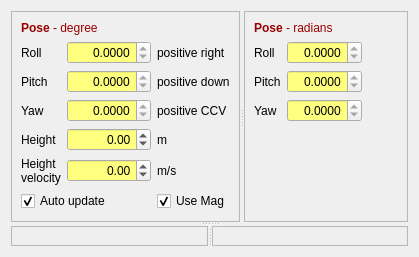
          <widget class="QWidget" name="tab_pose">
           <attribute name="title">
            <string>Pose</string>
           </attribute>
           <layout class="QGridLayout" name="gridLayout_22">
            <item row="0" column="0">
             <widget class="QSplitter" name="splitter_11">
              <property name="orientation">
               <enum>Qt::Vertical</enum>
              </property>
              <widget class="QSplitter" name="splitter_5">
               <property name="sizePolicy">
                <sizepolicy hsizetype="Expanding" vsizetype="Minimum">
                 <horstretch>0</horstretch>
                 <verstretch>0</verstretch>
                </sizepolicy>
               </property>
               <property name="orientation">
                <enum>Qt::Horizontal</enum>
               </property>
               <widget class="QFrame" name="frame_4">
                <property name="sizePolicy">
                 <sizepolicy hsizetype="Preferred" vsizetype="Minimum">
                  <horstretch>0</horstretch>
                  <verstretch>0</verstretch>
                 </sizepolicy>
                </property>
                <property name="frameShape">
                 <enum>QFrame::StyledPanel</enum>
                </property>
                <property name="frameShadow">
                 <enum>QFrame::Raised</enum>
                </property>
                <layout class="QGridLayout" name="gridLayout_9">
                 <item row="7" column="1">
                  <widget class="QDoubleSpinBox" name="doubleSpinBox_pose_height">
                   <property name="sizePolicy">
                    <sizepolicy hsizetype="Preferred" vsizetype="Fixed">
                     <horstretch>0</horstretch>
                     <verstretch>0</verstretch>
                    </sizepolicy>
                   </property>
                   <property name="palette">
                    <palette>
                     <active>
                      <colorrole role="Base">
                       <brush brushstyle="SolidPattern">
                        <color alpha="255">
                         <red>255</red>
                         <green>255</green>
                         <blue>127</blue>
                        </color>
                       </brush>
                      </colorrole>
                     </active>
                     <inactive>
                      <colorrole role="Base">
                       <brush brushstyle="SolidPattern">
                        <color alpha="255">
                         <red>255</red>
                         <green>255</green>
                         <blue>127</blue>
                        </color>
                       </brush>
                      </colorrole>
                     </inactive>
                     <disabled>
                      <colorrole role="Base">
                       <brush brushstyle="SolidPattern">
                        <color alpha="255">
                         <red>224</red>
                         <green>224</green>
                         <blue>224</blue>
                        </color>
                       </brush>
                      </colorrole>
                     </disabled>
                    </palette>
                   </property>
                   <property name="alignment">
                    <set>Qt::AlignRight|Qt::AlignTrailing|Qt::AlignVCenter</set>
                   </property>
                   <property name="minimum">
                    <double>-300.000000000000000</double>
                   </property>
                   <property name="maximum">
                    <double>99990000.000000000000000</double>
                   </property>
                   <property name="singleStep">
                    <double>1.000000000000000</double>
                   </property>
                  </widget>
                 </item>
                 <item row="6" column="1">
                  <widget class="QDoubleSpinBox" name="doubleSpinBox_pose_yaw">
                   <property name="sizePolicy">
                    <sizepolicy hsizetype="Preferred" vsizetype="Fixed">
                     <horstretch>0</horstretch>
                     <verstretch>0</verstretch>
                    </sizepolicy>
                   </property>
                   <property name="palette">
                    <palette>
                     <active>
                      <colorrole role="Base">
                       <brush brushstyle="SolidPattern">
                        <color alpha="255">
                         <red>255</red>
                         <green>255</green>
                         <blue>127</blue>
                        </color>
                       </brush>
                      </colorrole>
                     </active>
                     <inactive>
                      <colorrole role="Base">
                       <brush brushstyle="SolidPattern">
                        <color alpha="255">
                         <red>255</red>
                         <green>255</green>
                         <blue>127</blue>
                        </color>
                       </brush>
                      </colorrole>
                     </inactive>
                     <disabled>
                      <colorrole role="Base">
                       <brush brushstyle="SolidPattern">
                        <color alpha="255">
                         <red>224</red>
                         <green>224</green>
                         <blue>224</blue>
                        </color>
                       </brush>
                      </colorrole>
                     </disabled>
                    </palette>
                   </property>
                   <property name="alignment">
                    <set>Qt::AlignRight|Qt::AlignTrailing|Qt::AlignVCenter</set>
                   </property>
                   <property name="readOnly">
                    <bool>true</bool>
                   </property>
                   <property name="decimals">
                    <number>4</number>
                   </property>
                   <property name="minimum">
                    <double>-201.000000000000000</double>
                   </property>
                   <property name="maximum">
                    <double>200.000000000000000</double>
                   </property>
                  </widget>
                 </item>
                 <item row="6" column="0">
                  <widget class="QLabel" name="label_pose_3">
                   <property name="text">
                    <string>Yaw</string>
                   </property>
                  </widget>
                 </item>
                 <item row="7" column="0">
                  <widget class="QLabel" name="label_pose_4">
                   <property name="text">
                    <string>Height</string>
                   </property>
                  </widget>
                 </item>
                 <item row="8" column="0">
                  <widget class="QLabel" name="label_pose_12">
                   <property name="text">
                    <string>Height
velocity</string>
                   </property>
                  </widget>
                 </item>
                 <item row="5" column="1">
                  <widget class="QDoubleSpinBox" name="doubleSpinBox_pose_pitch">
                   <property name="sizePolicy">
                    <sizepolicy hsizetype="Preferred" vsizetype="Fixed">
                     <horstretch>0</horstretch>
                     <verstretch>0</verstretch>
                    </sizepolicy>
                   </property>
                   <property name="palette">
                    <palette>
                     <active>
                      <colorrole role="Base">
                       <brush brushstyle="SolidPattern">
                        <color alpha="255">
                         <red>255</red>
                         <green>255</green>
                         <blue>127</blue>
                        </color>
                       </brush>
                      </colorrole>
                     </active>
                     <inactive>
                      <colorrole role="Base">
                       <brush brushstyle="SolidPattern">
                        <color alpha="255">
                         <red>255</red>
                         <green>255</green>
                         <blue>127</blue>
                        </color>
                       </brush>
                      </colorrole>
                     </inactive>
                     <disabled>
                      <colorrole role="Base">
                       <brush brushstyle="SolidPattern">
                        <color alpha="255">
                         <red>224</red>
                         <green>224</green>
                         <blue>224</blue>
                        </color>
                       </brush>
                      </colorrole>
                     </disabled>
                    </palette>
                   </property>
                   <property name="alignment">
                    <set>Qt::AlignRight|Qt::AlignTrailing|Qt::AlignVCenter</set>
                   </property>
                   <property name="readOnly">
                    <bool>true</bool>
                   </property>
                   <property name="decimals">
                    <number>4</number>
                   </property>
                   <property name="minimum">
                    <double>-201.000000000000000</double>
                   </property>
                   <property name="maximum">
                    <double>200.000000000000000</double>
                   </property>
                  </widget>
                 </item>
                 <item row="9" column="0" colspan="2">
                  <widget class="QCheckBox" name="checkBox_pose_autoupdate">
                   <property name="text">
                    <string>Auto update</string>
                   </property>
                   <property name="checked">
                    <bool>true</bool>
                   </property>
                  </widget>
                 </item>
                 <item row="7" column="2">
                  <widget class="QLabel" name="label_pose_8">
                   <property name="text">
                    <string>m</string>
                   </property>
                  </widget>
                 </item>
                 <item row="3" column="0">
                  <widget class="QLabel" name="label_pose">
                   <property name="text">
                    <string>Roll</string>
                   </property>
                  </widget>
                 </item>
                 <item row="3" column="2">
                  <widget class="QLabel" name="label_pose_5">
                   <property name="text">
                    <string>positive right</string>
                   </property>
                  </widget>
                 </item>
                 <item row="9" column="2">
                  <widget class="QCheckBox" name="checkBox_pose_use_mag">
                   <property name="text">
                    <string>Use Mag</string>
                   </property>
                   <property name="checked">
                    <bool>true</bool>
                   </property>
                  </widget>
                 </item>
                 <item row="5" column="0">
                  <widget class="QLabel" name="label_pose_2">
                   <property name="text">
                    <string>Pitch</string>
                   </property>
                  </widget>
                 </item>
                 <item row="0" column="0" colspan="3">
                  <widget class="QLabel" name="label_10">
                   <property name="text">
                    <string>&lt;html&gt;&lt;head/&gt;&lt;body&gt;&lt;p&gt;&lt;span style=&quot; font-weight:600; color:#990000;&quot;&gt;Pose &lt;/span&gt;&lt;span style=&quot; color:#990000;&quot;&gt;- degree&lt;/span&gt;&lt;/p&gt;&lt;/body&gt;&lt;/html&gt;</string>
                   </property>
                  </widget>
                 </item>
                 <item row="3" column="1">
                  <widget class="QDoubleSpinBox" name="doubleSpinBox_pose_roll">
                   <property name="sizePolicy">
                    <sizepolicy hsizetype="Preferred" vsizetype="Fixed">
                     <horstretch>0</horstretch>
                     <verstretch>0</verstretch>
                    </sizepolicy>
                   </property>
                   <property name="palette">
                    <palette>
                     <active>
                      <colorrole role="Base">
                       <brush brushstyle="SolidPattern">
                        <color alpha="255">
                         <red>255</red>
                         <green>255</green>
                         <blue>127</blue>
                        </color>
                       </brush>
                      </colorrole>
                     </active>
                     <inactive>
                      <colorrole role="Base">
                       <brush brushstyle="SolidPattern">
                        <color alpha="255">
                         <red>255</red>
                         <green>255</green>
                         <blue>127</blue>
                        </color>
                       </brush>
                      </colorrole>
                     </inactive>
                     <disabled>
                      <colorrole role="Base">
                       <brush brushstyle="SolidPattern">
                        <color alpha="255">
                         <red>224</red>
                         <green>224</green>
                         <blue>224</blue>
                        </color>
                       </brush>
                      </colorrole>
                     </disabled>
                    </palette>
                   </property>
                   <property name="alignment">
                    <set>Qt::AlignRight|Qt::AlignTrailing|Qt::AlignVCenter</set>
                   </property>
                   <property name="readOnly">
                    <bool>true</bool>
                   </property>
                   <property name="decimals">
                    <number>4</number>
                   </property>
                   <property name="minimum">
                    <double>-201.000000000000000</double>
                   </property>
                   <property name="maximum">
                    <double>200.000000000000000</double>
                   </property>
                  </widget>
                 </item>
                 <item row="5" column="2">
                  <widget class="QLabel" name="label_pose_6">
                   <property name="text">
                    <string>positive down</string>
                   </property>
                  </widget>
                 </item>
                 <item row="6" column="2">
                  <widget class="QLabel" name="label_pose_7">
                   <property name="text">
                    <string>positive CCV</string>
                   </property>
                  </widget>
                 </item>
                 <item row="8" column="2">
                  <widget class="QLabel" name="label_pose_13">
                   <property name="text">
                    <string>m/s</string>
                   </property>
                  </widget>
                 </item>
                 <item row="8" column="1">
                  <widget class="QDoubleSpinBox" name="doubleSpinBox_pose_height_velocity">
                   <property name="sizePolicy">
                    <sizepolicy hsizetype="Preferred" vsizetype="Fixed">
                     <horstretch>0</horstretch>
                     <verstretch>0</verstretch>
                    </sizepolicy>
                   </property>
                   <property name="palette">
                    <palette>
                     <active>
                      <colorrole role="Base">
                       <brush brushstyle="SolidPattern">
                        <color alpha="255">
                         <red>255</red>
                         <green>255</green>
                         <blue>127</blue>
                        </color>
                       </brush>
                      </colorrole>
                     </active>
                     <inactive>
                      <colorrole role="Base">
                       <brush brushstyle="SolidPattern">
                        <color alpha="255">
                         <red>255</red>
                         <green>255</green>
                         <blue>127</blue>
                        </color>
                       </brush>
                      </colorrole>
                     </inactive>
                     <disabled>
                      <colorrole role="Base">
                       <brush brushstyle="SolidPattern">
                        <color alpha="255">
                         <red>224</red>
                         <green>224</green>
                         <blue>224</blue>
                        </color>
                       </brush>
                      </colorrole>
                     </disabled>
                    </palette>
                   </property>
                   <property name="alignment">
                    <set>Qt::AlignRight|Qt::AlignTrailing|Qt::AlignVCenter</set>
                   </property>
                   <property name="minimum">
                    <double>-300.000000000000000</double>
                   </property>
                   <property name="maximum">
                    <double>99990000.000000000000000</double>
                   </property>
                   <property name="singleStep">
                    <double>1.000000000000000</double>
                   </property>
                  </widget>
                 </item>
                 <item row="10" column="0">
                  <spacer name="verticalSpacer_10">
                   <property name="orientation">
                    <enum>Qt::Vertical</enum>
                   </property>
                   <property name="sizeHint" stdset="0">
                    <size>
                     <width>20</width>
                     <height>1</height>
                    </size>
                   </property>
                  </spacer>
                 </item>
                </layout>
               </widget>
               <widget class="QFrame" name="frame_5">
                <property name="sizePolicy">
                 <sizepolicy hsizetype="Preferred" vsizetype="Minimum">
                  <horstretch>1</horstretch>
                  <verstretch>0</verstretch>
                 </sizepolicy>
                </property>
                <property name="frameShape">
                 <enum>QFrame::StyledPanel</enum>
                </property>
                <property name="frameShadow">
                 <enum>QFrame::Raised</enum>
                </property>
                <layout class="QGridLayout" name="gridLayout_17">
                 <item row="1" column="3">
                  <widget class="QDoubleSpinBox" name="doubleSpinBox_pose_roll_rad">
                   <property name="sizePolicy">
                    <sizepolicy hsizetype="Preferred" vsizetype="Fixed">
                     <horstretch>0</horstretch>
                     <verstretch>0</verstretch>
                    </sizepolicy>
                   </property>
                   <property name="palette">
                    <palette>
                     <active>
                      <colorrole role="Base">
                       <brush brushstyle="SolidPattern">
                        <color alpha="255">
                         <red>255</red>
                         <green>255</green>
                         <blue>127</blue>
                        </color>
                       </brush>
                      </colorrole>
                     </active>
                     <inactive>
                      <colorrole role="Base">
                       <brush brushstyle="SolidPattern">
                        <color alpha="255">
                         <red>255</red>
                         <green>255</green>
                         <blue>127</blue>
                        </color>
                       </brush>
                      </colorrole>
                     </inactive>
                     <disabled>
                      <colorrole role="Base">
                       <brush brushstyle="SolidPattern">
                        <color alpha="255">
                         <red>224</red>
                         <green>224</green>
                         <blue>224</blue>
                        </color>
                       </brush>
                      </colorrole>
                     </disabled>
                    </palette>
                   </property>
                   <property name="alignment">
                    <set>Qt::AlignRight|Qt::AlignTrailing|Qt::AlignVCenter</set>
                   </property>
                   <property name="readOnly">
                    <bool>true</bool>
                   </property>
                   <property name="decimals">
                    <number>4</number>
                   </property>
                   <property name="minimum">
                    <double>-10.000000000000000</double>
                   </property>
                   <property name="maximum">
                    <double>10.000000000000000</double>
                   </property>
                  </widget>
                 </item>
                 <item row="1" column="2">
                  <widget class="QLabel" name="label_pose_11">
                   <property name="text">
                    <string>Roll</string>
                   </property>
                  </widget>
                 </item>
                 <item row="2" column="3">
                  <widget class="QDoubleSpinBox" name="doubleSpinBox_pose_pitch_rad">
                   <property name="sizePolicy">
                    <sizepolicy hsizetype="Preferred" vsizetype="Fixed">
                     <horstretch>0</horstretch>
                     <verstretch>0</verstretch>
                    </sizepolicy>
                   </property>
                   <property name="palette">
                    <palette>
                     <active>
                      <colorrole role="Base">
                       <brush brushstyle="SolidPattern">
                        <color alpha="255">
                         <red>255</red>
                         <green>255</green>
                         <blue>127</blue>
                        </color>
                       </brush>
                      </colorrole>
                     </active>
                     <inactive>
                      <colorrole role="Base">
                       <brush brushstyle="SolidPattern">
                        <color alpha="255">
                         <red>255</red>
                         <green>255</green>
                         <blue>127</blue>
                        </color>
                       </brush>
                      </colorrole>
                     </inactive>
                     <disabled>
                      <colorrole role="Base">
                       <brush brushstyle="SolidPattern">
                        <color alpha="255">
                         <red>224</red>
                         <green>224</green>
                         <blue>224</blue>
                        </color>
                       </brush>
                      </colorrole>
                     </disabled>
                    </palette>
                   </property>
                   <property name="alignment">
                    <set>Qt::AlignRight|Qt::AlignTrailing|Qt::AlignVCenter</set>
                   </property>
                   <property name="readOnly">
                    <bool>true</bool>
                   </property>
                   <property name="decimals">
                    <number>4</number>
                   </property>
                   <property name="minimum">
                    <double>-10.000000000000000</double>
                   </property>
                   <property name="maximum">
                    <double>10.000000000000000</double>
                   </property>
                  </widget>
                 </item>
                 <item row="3" column="2">
                  <widget class="QLabel" name="label_pose_9">
                   <property name="text">
                    <string>Yaw</string>
                   </property>
                  </widget>
                 </item>
                 <item row="4" column="3">
                  <spacer name="verticalSpacer_4">
                   <property name="orientation">
                    <enum>Qt::Vertical</enum>
                   </property>
                   <property name="sizeHint" stdset="0">
                    <size>
                     <width>20</width>
                     <height>40</height>
                    </size>
                   </property>
                  </spacer>
                 </item>
                 <item row="2" column="2">
                  <widget class="QLabel" name="label_pose_10">
                   <property name="text">
                    <string>Pitch</string>
                   </property>
                  </widget>
                 </item>
                 <item row="3" column="3">
                  <widget class="QDoubleSpinBox" name="doubleSpinBox_pose_yaw_rad">
                   <property name="sizePolicy">
                    <sizepolicy hsizetype="Preferred" vsizetype="Fixed">
                     <horstretch>0</horstretch>
                     <verstretch>0</verstretch>
                    </sizepolicy>
                   </property>
                   <property name="palette">
                    <palette>
                     <active>
                      <colorrole role="Base">
                       <brush brushstyle="SolidPattern">
                        <color alpha="255">
                         <red>255</red>
                         <green>255</green>
                         <blue>127</blue>
                        </color>
                       </brush>
                      </colorrole>
                     </active>
                     <inactive>
                      <colorrole role="Base">
                       <brush brushstyle="SolidPattern">
                        <color alpha="255">
                         <red>255</red>
                         <green>255</green>
                         <blue>127</blue>
                        </color>
                       </brush>
                      </colorrole>
                     </inactive>
                     <disabled>
                      <colorrole role="Base">
                       <brush brushstyle="SolidPattern">
                        <color alpha="255">
                         <red>224</red>
                         <green>224</green>
                         <blue>224</blue>
                        </color>
                       </brush>
                      </colorrole>
                     </disabled>
                    </palette>
                   </property>
                   <property name="alignment">
                    <set>Qt::AlignRight|Qt::AlignTrailing|Qt::AlignVCenter</set>
                   </property>
                   <property name="readOnly">
                    <bool>true</bool>
                   </property>
                   <property name="decimals">
                    <number>4</number>
                   </property>
                   <property name="minimum">
                    <double>-10.000000000000000</double>
                   </property>
                   <property name="maximum">
                    <double>10.000000000000000</double>
                   </property>
                  </widget>
                 </item>
                 <item row="1" column="4">
                  <spacer name="horizontalSpacer_10">
                   <property name="orientation">
                    <enum>Qt::Horizontal</enum>
                   </property>
                   <property name="sizeHint" stdset="0">
                    <size>
                     <width>40</width>
                     <height>20</height>
                    </size>
                   </property>
                  </spacer>
                 </item>
                 <item row="0" column="2" colspan="2">
                  <widget class="QLabel" name="label_14">
                   <property name="text">
                    <string>&lt;html&gt;&lt;head/&gt;&lt;body&gt;&lt;p&gt;&lt;span style=&quot; font-weight:600; color:#990000;&quot;&gt;Pose &lt;/span&gt;&lt;span style=&quot; color:#990000;&quot;&gt;- radians&lt;/span&gt;&lt;/p&gt;&lt;/body&gt;&lt;/html&gt;</string>
                   </property>
                  </widget>
                 </item>
                </layout>
               </widget>
              </widget>
              <widget class="QSplitter" name="splitter_10">
               <property name="sizePolicy">
                <sizepolicy hsizetype="Expanding" vsizetype="Expanding">
                 <horstretch>0</horstretch>
                 <verstretch>1</verstretch>
                </sizepolicy>
               </property>
               <property name="orientation">
                <enum>Qt::Horizontal</enum>
               </property>
               <widget class="QFrame" name="frame_15">
                <property name="sizePolicy">
                 <sizepolicy hsizetype="Expanding" vsizetype="Expanding">
                  <horstretch>1</horstretch>
                  <verstretch>1</verstretch>
                 </sizepolicy>
                </property>
                <property name="frameShape">
                 <enum>QFrame::StyledPanel</enum>
                </property>
                <property name="frameShadow">
                 <enum>QFrame::Raised</enum>
                </property>
                <layout class="QHBoxLayout" name="horizontalLayout_3">
                 <item>
                  <layout class="QVBoxLayout" name="verticalLayout_pose"/>
                 </item>
                </layout>
               </widget>
               <widget class="QFrame" name="frame_20">
                <property name="sizePolicy">
                 <sizepolicy hsizetype="Expanding" vsizetype="Preferred">
                  <horstretch>1</horstretch>
                  <verstretch>0</verstretch>
                 </sizepolicy>
                </property>
                <property name="frameShape">
                 <enum>QFrame::StyledPanel</enum>
                </property>
                <property name="frameShadow">
                 <enum>QFrame::Raised</enum>
                </property>
                <layout class="QGridLayout" name="gridLayout_21">
                 <item row="0" column="0">
                  <layout class="QVBoxLayout" name="verticalLayout_pose_yaw"/>
                 </item>
                </layout>
               </widget>
              </widget>
             </widget>
            </item>
           </layout>
          </widget>
